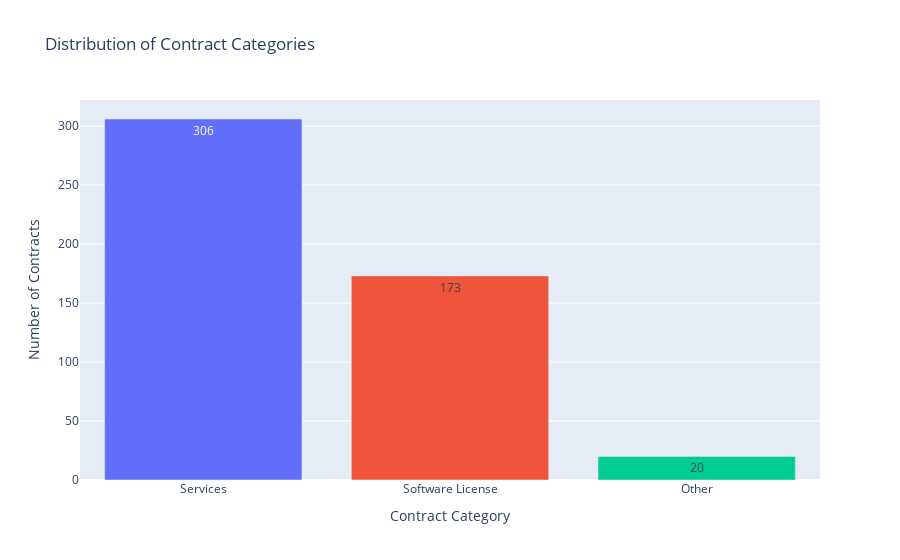

The cell this chart's notebook holds for it:
### Markdown cell above
This bar chart shows the number of contracts in each category, giving a quick overview of the types of agreements in our dataset.

### Code cell
# Create a bar chart for contract category distribution
fig_categories = px.bar(
    df_categories,
    x='AgreementCategory',
    y='contract_count',
    title='Distribution of Contract Categories',
    labels={'AgreementCategory': 'Contract Category', 'contract_count': 'Number of Contracts'},
    color='AgreementCategory',
    text_auto=True  # Display the count on each bar
)

# Improve layout
fig_categories.update_layout(
    xaxis_title="Contract Category",
    yaxis_title="Number of Contracts",
    showlegend=False
)

fig_categories.show()

### Figure 1 — Plotly figure (JSON) as saved in the notebook; plotly's stock layout.template omitted (floating-point values rounded to 4 significant figures)
{"data": [{"hovertemplate": "Contract Category=%{x}<br>Number of Contracts=%{y}<extra></extra>", "legendgroup": "Services", "marker": {"color": "#636efa", "pattern": {"shape": ""}}, "name": "Services", "orientation": "v", "showlegend": true, "textposition": "auto", "texttemplate": "%{y}", "type": "bar", "x": ["Services"], "xaxis": "x", "y": [306], "yaxis": "y"}, {"hovertemplate": "Contract Category=%{x}<br>Number of Contracts=%{y}<extra></extra>", "legendgroup": "Software License", "marker": {"color": "#EF553B", "pattern": {"shape": ""}}, "name": "Software License", "orientation": "v", "showlegend": true, "textposition": "auto", "texttemplate": "%{y}", "type": "bar", "x": ["Software License"], "xaxis": "x", "y": [173], "yaxis": "y"}, {"hovertemplate": "Contract Category=%{x}<br>Number of Contracts=%{y}<extra></extra>", "legendgroup": "Other", "marker": {"color": "#00cc96", "pattern": {"shape": ""}}, "name": "Other", "orientation": "v", "showlegend": true, "textposition": "auto", "texttemplate": "%{y}", "type": "bar", "x": ["Other"], "xaxis": "x", "y": [20], "yaxis": "y"}], "layout": {"barmode": "relative", "legend": {"title": {"text": "Contract Category"}, "tracegroupgap": 0}, "showlegend": false, "title": {"text": "Distribution of Contract Categories"}, "xaxis": {"anchor": "y", "categoryarray": ["Services", "Software License", "Other"], "categoryorder": "array", "domain": [0, 1], "title": {"text": "Contract Category"}}, "yaxis": {"anchor": "x", "domain": [0, 1], "title": {"text": "Number of Contracts"}}}}
